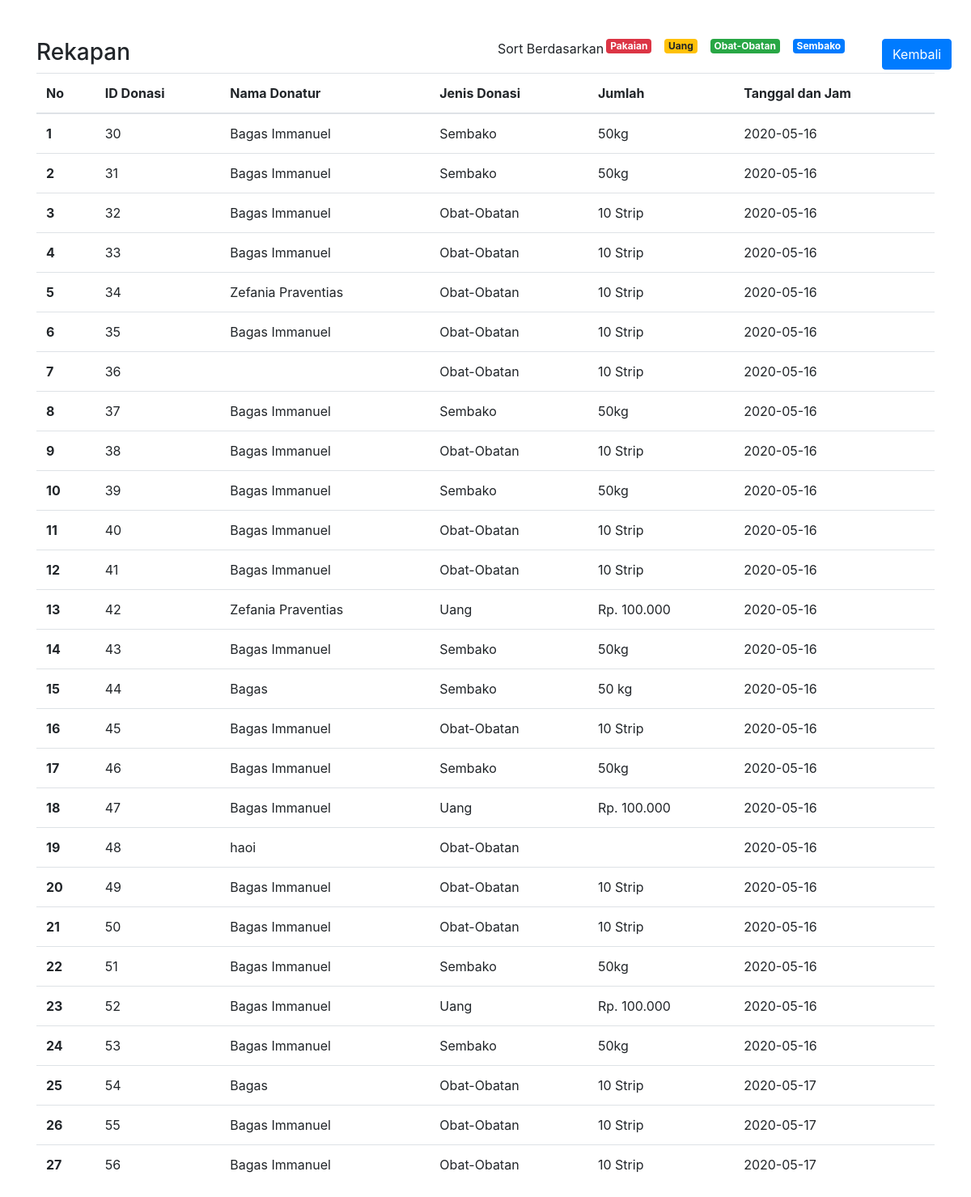
/public/Donasi/rekap, run on the app's committed database.
### tables this page shows
CREATE TABLE `donasi` (
  `id` int(11) NOT NULL,
  `donasiID` int(12) NOT NULL,
  `DisplayName` varchar(255) NOT NULL,
  `Kategori` int(1) NOT NULL,
  `kuantitas` varchar(255) NOT NULL,
  `date` date NOT NULL
);

CREATE TABLE `kategori` (
  `id` int(11) NOT NULL,
  `nama` varchar(255) NOT NULL
);

### app/core/Controller.php (called while the page is built, shortened)
<?php
    class Controller{
        public function view($view,$data=[]){
            require_once('../app/views/'.$view.'.php');
        }
    }

### app/controllers/Donasi.php (called while the page is built, shortened)
<?php
    class Donasi extends Controller{
        public function rekap($id = 0){
            if($id == 0){
                $data['rekap'] = $this->model('Donasi_Model')->getAll();
            }else{
                $data['rekap'] = $this->model('Donasi_Model')->getById($id);
            }
            $this->view('template/header',$data);
            $this->view('Donasi/rekap',$data);
            $this->view('template/footer',$data);
        }
    }

### app/core/App.php (called while the page is built, shortened)
<?php
    class App{
        protected $method = 'index';
        protected $params = [];
        public function __construct(){
           $url =  $this->parseURL();
           if(file_exists('../app/controllers/'. $url[0] . '.php')){
                unset($url[0]);
           }
           $this->controller = new $this->controller;
           if(isset($url[1])){
               if(method_exists($this->controller,$url[1])){
                $this->method = $url[1];
               }
           }
            call_user_func_array([$this->controller,$this->method],$this->params);
        }
        public function parseURL(){
            if(isset($_GET['url'])){
                $url = rtrim($_GET['url'],'/');
                $url = filter_var($url,FILTER_SANITIZE_URL);
                $url = explode('/',$url);
                return $url;
            }
        }
    }
?>

### public/index.php (called while the page is built, shortened)
<?php
$app = new App();
?>

### app/models/Donasi_Model.php (called while the page is built, shortened)
<?php
    class Donasi_Model extends Model{
        public function getAll(){
            $db = static::getDb();
            $sql = "SELECT * FROM donasi JOIN kategori ON donasi.Kategori = kategori.id";
            $stmt = $db->prepare($sql);
            $stmt->execute();
            return $stmt->fetchAll(PDO::FETCH_ASSOC);
        }
    }

### app/views/Donasi/rekap.php (the view)
<div class="container mt-5">
    <div class="row">
        <div class="col-lg-6">
        <h3>Rekapan</h3>
        </div>
        <div class="col-lg-5">
            Sort Berdasarkan
            <a href ="<?=BASEURL?>/donasi/rekap/1" class="badge badge-primary float-right mr-3" >Sembako</a>
            <a href ="<?=BASEURL?>/donasi/rekap/2" class="badge badge-success float-right mr-3" >Obat-Obatan</a>
            <a href ="<?=BASEURL?>/donasi/rekap/3" class="badge badge-warning float-right mr-3" >Uang</a>
            <a href ="<?=BASEURL?>/donasi/rekap/4" class="badge badge-danger float-right mr-3" >Pakaian</a>
        </div>
        <div class="col-lg-1">
        <a class="btn btn-primary" href="<?=BASEURL?>/Donasi" role="button" >Kembali</a>
        </div>
        <div class="col-lg-12">
            <table class="table">
                <thead>
                    <tr>
                    <th scope="col">No</th>
                    <th scope="col">ID Donasi</th>
                    <th scope="col">Nama Donatur</th>
                    <th scope="col">Jenis Donasi</th>
                    <th scope="col">Jumlah</th>
                    <th scope="col">Tanggal dan Jam</th>
                    </tr>
                </thead>
                <tbody>
                    <?php $i = 1; foreach ($data['rekap'] as $data ) : ?>
                    <tr>
                    <th scope="row"><?= $i ?> </th>
                    <td><?=$data['donasiID']?></td>
                    <td><?=$data['DisplayName']?></td>
                    <td><?=$data['nama']?></td>
                    <td><?=$data['kuantitas']?></td>
                    <td><?=$data['date']?></td>
                    </tr>
                    <?php $i++; endforeach ?>
                </tbody>
            </table>
        </div>
    </div>
</div>

### app/views/template/header.php (shortened to what this page needs)
<!DOCTYPE html>
<html lang="en">
<head>
    <link rel="stylesheet" href="<?= BASEURL?>/css/bootstrap.css" >
</head>
<body>

### app/views/template/footer.php (shortened to what this page needs)
</body>
</html>

### data on the page
donasi: donasiID "30", DisplayName "Bagas Immanuel", kategori.nama "Sembako", kuantitas "50kg", date "2020-05-16"
donasi: donasiID "31", DisplayName "Bagas Immanuel", kategori.nama "Sembako", kuantitas "50kg", date "2020-05-16"
donasi: donasiID "32", DisplayName "Bagas Immanuel", kategori.nama "Obat-Obatan", kuantitas "10 Strip", date "2020-05-16"
donasi: donasiID "33", DisplayName "Bagas Immanuel", kategori.nama "Obat-Obatan", kuantitas "10 Strip", date "2020-05-16"
donasi: donasiID "34", DisplayName "Zefania Praventias", kategori.nama "Obat-Obatan", kuantitas "10 Strip", date "2020-05-16"
donasi: donasiID "35", DisplayName "Bagas Immanuel", kategori.nama "Obat-Obatan", kuantitas "10 Strip", date "2020-05-16"
donasi: donasiID "36", kategori.nama "Obat-Obatan", kuantitas "10 Strip", date "2020-05-16"
donasi: donasiID "37", DisplayName "Bagas Immanuel", kategori.nama "Sembako", kuantitas "50kg", date "2020-05-16"
donasi: donasiID "38", DisplayName "Bagas Immanuel", kategori.nama "Obat-Obatan", kuantitas "10 Strip", date "2020-05-16"
donasi: donasiID "39", DisplayName "Bagas Immanuel", kategori.nama "Sembako", kuantitas "50kg", date "2020-05-16"
donasi: donasiID "40", DisplayName "Bagas Immanuel", kategori.nama "Obat-Obatan", kuantitas "10 Strip", date "2020-05-16"
donasi: donasiID "41", DisplayName "Bagas Immanuel", kategori.nama "Obat-Obatan", kuantitas "10 Strip", date "2020-05-16"
donasi: donasiID "42", DisplayName "Zefania Praventias", kategori.nama "Uang", kuantitas "Rp. 100.000", date "2020-05-16"
donasi: donasiID "43", DisplayName "Bagas Immanuel", kategori.nama "Sembako", kuantitas "50kg", date "2020-05-16"
donasi: donasiID "44", DisplayName "Bagas", kategori.nama "Sembako", kuantitas "50 kg", date "2020-05-16"
donasi: donasiID "45", DisplayName "Bagas Immanuel", kategori.nama "Obat-Obatan", kuantitas "10 Strip", date "2020-05-16"
donasi: donasiID "46", DisplayName "Bagas Immanuel", kategori.nama "Sembako", kuantitas "50kg", date "2020-05-16"
donasi: donasiID "47", DisplayName "Bagas Immanuel", kategori.nama "Uang", kuantitas "Rp. 100.000", date "2020-05-16"
donasi: donasiID "48", DisplayName "haoi", kategori.nama "Obat-Obatan", date "2020-05-16"
donasi: donasiID "49", DisplayName "Bagas Immanuel", kategori.nama "Obat-Obatan", kuantitas "10 Strip", date "2020-05-16"
donasi: donasiID "50", DisplayName "Bagas Immanuel", kategori.nama "Obat-Obatan", kuantitas "10 Strip", date "2020-05-16"
donasi: donasiID "51", DisplayName "Bagas Immanuel", kategori.nama "Sembako", kuantitas "50kg", date "2020-05-16"
donasi: donasiID "52", DisplayName "Bagas Immanuel", kategori.nama "Uang", kuantitas "Rp. 100.000", date "2020-05-16"
donasi: donasiID "53", DisplayName "Bagas Immanuel", kategori.nama "Sembako", kuantitas "50kg", date "2020-05-16"
donasi: donasiID "54", DisplayName "Bagas", kategori.nama "Obat-Obatan", kuantitas "10 Strip", date "2020-05-17"
donasi: donasiID "55", DisplayName "Bagas Immanuel", kategori.nama "Obat-Obatan", kuantitas "10 Strip", date "2020-05-17"
donasi: donasiID "56", DisplayName "Bagas Immanuel", kategori.nama "Obat-Obatan", kuantitas "10 Strip", date "2020-05-17"
